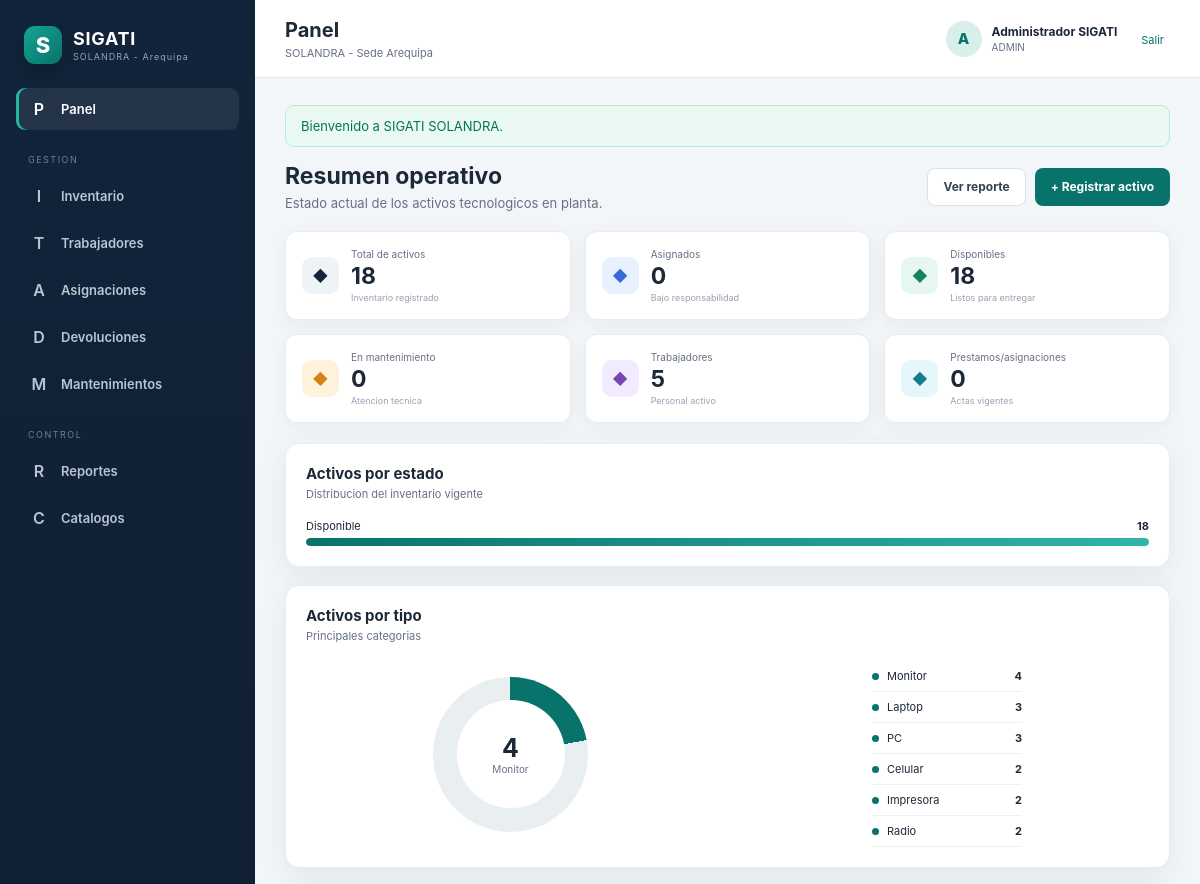
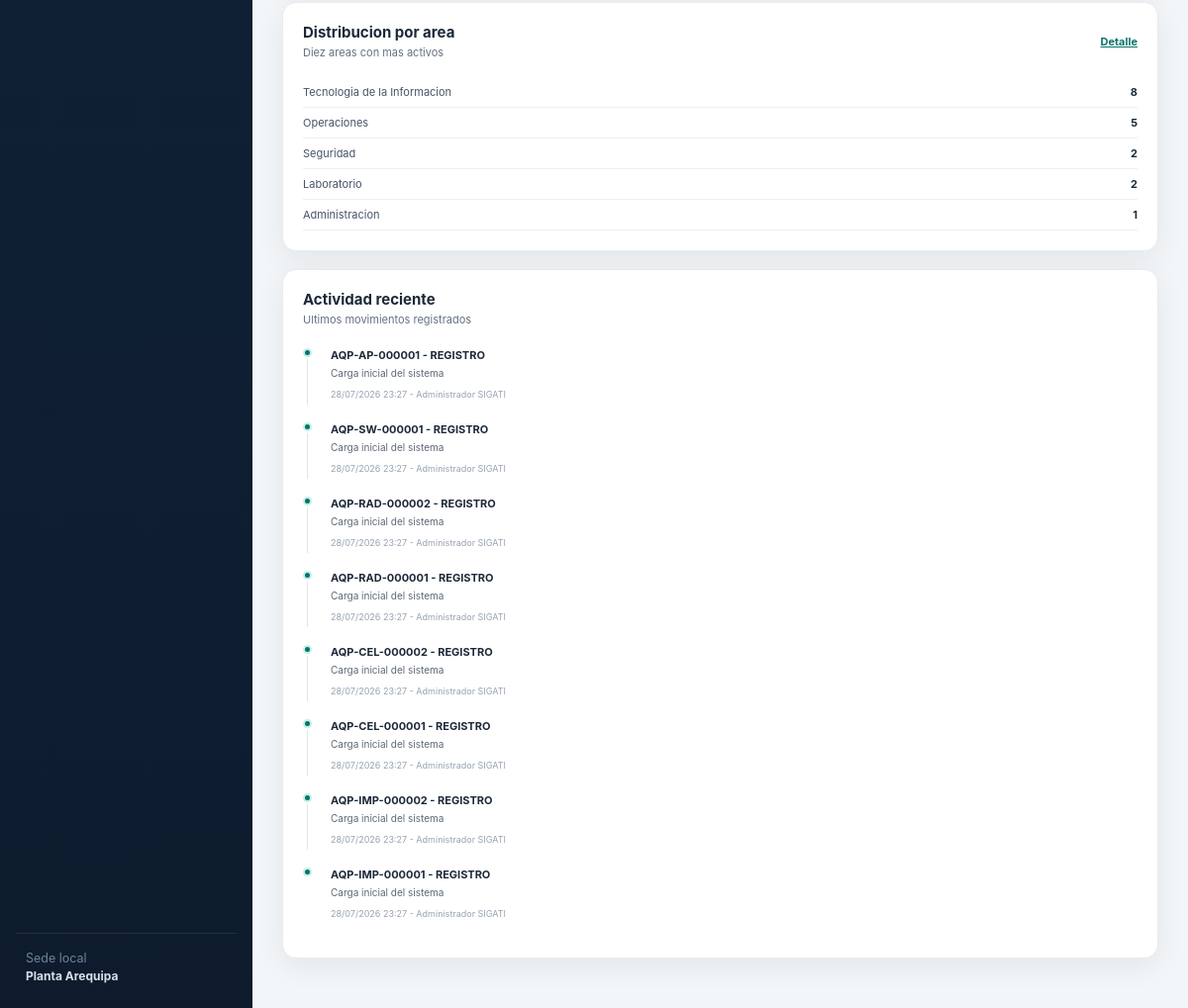
The app's page /sigati_solandra/public (signed in) with its own data (2 pictures, top to bottom).
### tables this page shows
CREATE TABLE usuarios (
  id INT UNSIGNED AUTO_INCREMENT PRIMARY KEY,
  rol_id INT UNSIGNED NOT NULL,
  nombre VARCHAR(120) NOT NULL,
  usuario VARCHAR(60) NOT NULL UNIQUE,
  correo VARCHAR(150) NULL UNIQUE,
  clave_hash VARCHAR(255) NOT NULL,
  activo TINYINT(1) NOT NULL DEFAULT 1,
  ultimo_ingreso_en DATETIME NULL,
  creado_en TIMESTAMP NOT NULL DEFAULT CURRENT_TIMESTAMP,
  actualizado_en TIMESTAMP NULL DEFAULT CURRENT_TIMESTAMP ON UPDATE CURRENT_TIMESTAMP,
  CONSTRAINT fk_users_role FOREIGN KEY (rol_id) REFERENCES roles(id)
);

CREATE TABLE estados_activo (
  id INT UNSIGNED AUTO_INCREMENT PRIMARY KEY,
  codigo VARCHAR(40) NOT NULL UNIQUE,
  nombre VARCHAR(100) NOT NULL UNIQUE,
  color VARCHAR(30) NOT NULL DEFAULT 'secondary',
  activo TINYINT(1) NOT NULL DEFAULT 1
);

CREATE TABLE tipos_activo (
  id INT UNSIGNED AUTO_INCREMENT PRIMARY KEY,
  nombre VARCHAR(100) NOT NULL UNIQUE,
  prefijo VARCHAR(8) NOT NULL UNIQUE,
  activo TINYINT(1) NOT NULL DEFAULT 1,
  creado_en TIMESTAMP NOT NULL DEFAULT CURRENT_TIMESTAMP
);

CREATE TABLE movimientos_activo (
  id BIGINT UNSIGNED AUTO_INCREMENT PRIMARY KEY,
  activo_id BIGINT UNSIGNED NOT NULL,
  tipo_movimiento VARCHAR(50) NOT NULL,
  tipo_referencia VARCHAR(40) NULL,
  referencia_id BIGINT UNSIGNED NULL,
  estado_origen_id INT UNSIGNED NULL,
  estado_destino_id INT UNSIGNED NULL,
  area_origen_id INT UNSIGNED NULL,
  area_destino_id INT UNSIGNED NULL,
  trabajador_origen_id INT UNSIGNED NULL,
  trabajador_destino_id INT UNSIGNED NULL,
  observaciones VARCHAR(500) NULL,
  usuario_id INT UNSIGNED NULL,
  creado_en TIMESTAMP NOT NULL DEFAULT CURRENT_TIMESTAMP,
  INDEX ix_movement_asset_date (activo_id,creado_en),
  CONSTRAINT fk_movement_asset FOREIGN KEY (activo_id) REFERENCES activos(id),
  CONSTRAINT fk_movement_from_status FOREIGN KEY (estado_origen_id) REFERENCES estados_activo(id),
  CONSTRAINT fk_movement_to_status FOREIGN KEY (estado_destino_id) REFERENCES estados_activo(id),
  CONSTRAINT fk_movement_from_area FOREIGN KEY (area_origen_id) REFERENCES areas(id),
  CONSTRAINT fk_movement_to_area FOREIGN KEY (area_destino_id) REFERENCES areas(id),
  CONSTRAINT fk_movement_from_employee FOREIGN KEY (trabajador_origen_id) REFERENCES trabajadores(id),
  CONSTRAINT fk_movement_to_employee FOREIGN KEY (trabajador_destino_id) REFERENCES trabajadores(id),
  CONSTRAINT fk_movement_user FOREIGN KEY (usuario_id) REFERENCES usuarios(id)
);

CREATE TABLE activos (
  id BIGINT UNSIGNED AUTO_INCREMENT PRIMARY KEY,
  uuid CHAR(36) NULL UNIQUE,
  codigo_activo VARCHAR(40) NOT NULL UNIQUE,
  codigo_anterior VARCHAR(80) NULL,
  tipo_activo_id INT UNSIGNED NOT NULL,
  marca_id INT UNSIGNED NULL,
  modelo_id INT UNSIGNED NULL,
  estado_id INT UNSIGNED NOT NULL,
  area_actual_id INT UNSIGNED NULL,
  ubicacion_id INT UNSIGNED NULL,
  trabajador_actual_id INT UNSIGNED NULL,
  numero_serie VARCHAR(150) NULL,
  nombre_equipo VARCHAR(120) NULL,
  direccion_ip VARCHAR(45) NULL,
  direccion_mac VARCHAR(30) NULL,
  imei1 VARCHAR(30) NULL,
  imei2 VARCHAR(30) NULL,
  numero_telefono VARCHAR(30) NULL,
  fecha_compra DATE NULL,
  numero_factura VARCHAR(80) NULL,
  proveedor_id INT UNSIGNED NULL,
  costo DECIMAL(12,2) NULL,
  fin_garantia DATE NULL,
  observaciones TEXT NULL,
  activo TINYINT(1) NOT NULL DEFAULT 1,
  creado_por INT UNSIGNED NULL,
  actualizado_por INT UNSIGNED NULL,
  creado_en TIMESTAMP NOT NULL DEFAULT CURRENT_TIMESTAMP,
  actualizado_en TIMESTAMP NULL DEFAULT CURRENT_TIMESTAMP ON UPDATE CURRENT_TIMESTAMP,
  INDEX ix_assets_search (codigo_activo,codigo_anterior,numero_serie),
  INDEX ix_assets_status (estado_id),
  INDEX ix_assets_area (area_actual_id),
  INDEX ix_assets_employee (trabajador_actual_id),
  CONSTRAINT fk_assets_type FOREIGN KEY (tipo_activo_id) REFERENCES tipos_activo(id),
  CONSTRAINT fk_assets_brand FOREIGN KEY (marca_id) REFERENCES marcas(id),
  CONSTRAINT fk_assets_model FOREIGN KEY (modelo_id) REFERENCES modelos(id),
  CONSTRAINT fk_assets_status FOREIGN KEY (estado_id) REFERENCES estados_activo(id),
  CONSTRAINT fk_assets_area FOREIGN KEY (area_actual_id) REFERENCES areas(id),
  CONSTRAINT fk_assets_location FOREIGN KEY (ubicacion_id) REFERENCES ubicaciones(id),
  CONSTRAINT fk_assets_employee FOREIGN KEY (trabajador_actual_id) REFERENCES trabajadores(id),
  CONSTRAINT fk_assets_supplier FOREIGN KEY (proveedor_id) REFERENCES proveedores(id),
  CONSTRAINT fk_assets_created_by FOREIGN KEY (creado_por) REFERENCES usuarios(id),
  CONSTRAINT fk_assets_updated_by FOREIGN KEY (actualizado_por) REFERENCES usuarios(id)
);

### app/Vistas/panel.php (the view, shortened to what the rows shown need)
<?php
$resumen = $resumen ?? [];
$porEstado = $porEstado ?? [];
$porTipo = $porTipo ?? [];
$porArea = $porArea ?? [];
$recientes = $recientes ?? [];
$total = max(1, (int) ($resumen['total_activos'] ?? 0));
$cards = [
    ['Total de activos', $resumen['total_activos'] ?? 0, 'Inventario registrado', 'navy'],
    ['Asignados', $resumen['activos_asignados'] ?? 0, 'Bajo responsabilidad', 'blue'],
    ['Disponibles', $resumen['activos_disponibles'] ?? 0, 'Listos para entregar', 'green'],
    ['En mantenimiento', $resumen['activos_mantenimiento'] ?? 0, 'Atencion tecnica', 'orange'],
    ['Trabajadores', $resumen['total_trabajadores'] ?? 0, 'Personal activo', 'purple'],
    ['Prestamos/asignaciones', $resumen['asignaciones_activas'] ?? 0, 'Actas vigentes', 'cyan'],
];
?>
<div class="page-actions">
    <div>
        <h2>Resumen operativo</h2>
        <p>Estado actual de los activos tecnologicos en planta.</p>
    </div>
    <div class="actions">
        <a class="btn btn-light" href="<?= url('reportes/inventario') ?>">Ver reporte</a>
        <a class="btn btn-primary" href="<?= url('activos/crear') ?>">+ Registrar activo</a>
    </div>
</div>
<div class="stat-grid">
    <?php foreach ($cards as [$label, $valor, $description, $tone]): ?>
        <article class="stat-card tone-<?= $tone ?>">
            <div class="stat-icon">&#9670;</div>
            <div>
                <span><?= e($label) ?></span>
                <strong><?= number_format((int) $valor) ?></strong>
                <small><?= e($description) ?></small>
            </div>
        </article>
    <?php endforeach; ?>
</div>
<div class="dashboard-grid">
    <section class="panel">
        <div class="panel-head">
            <div>
                <h3>Activos por estado</h3>
                <p>Distribucion del inventario vigente</p>
            </div>
        </div>
        <div class="bar-list">
            <?php foreach ($porEstado as $estado): ?>
                <?php $percent = round(((int) $estado['total'] / $total) * 100, 1); ?>
                <div class="bar-row">
                    <div class="bar-label">
                        <span><?= e($estado['nombre']) ?></span>
                        <b><?= (int) $estado['total'] ?></b>
                    </div>
                    <div class="bar-track">
                        <i style="width:<?= $percent ?>%"></i>
                    </div>
                </div>
            <?php endforeach; ?>
        </div>
    </section>
    <section class="panel">
        <div class="panel-head">
            <div>
                <h3>Activos por tipo</h3>
                <p>Principales categorias</p>
            </div>
        </div>
        <div class="donut-wrap">
            <div class="donut" style="--p:<?= min(100, round(((int) ($porTipo[0]['total'] ?? 0) / $total) * 100)) ?>">
                <div>
                    <strong><?= number_format((int) ($porTipo[0]['total'] ?? 0)) ?></strong>
                    <span><?= e($porTipo[0]['nombre'] ?? 'Activos') ?></span>
                </div>
            </div>
            <div class="legend-list">
                <?php foreach (array_slice($porTipo, 0, 6) as $tipo): ?>
                    <div>
                        <i></i>
                        <span><?= e($tipo['nombre']) ?></span>
                        <b><?= (int) $tipo['total'] ?></b>
                    </div>
                <?php endforeach; ?>
            </div>
        </div>
    </section>
    <section class="panel">
        <div class="panel-head">
            <div>
                <h3>Distribucion por area</h3>
                <p>Diez areas con mas activos</p>
            </div>
            <a href="<?= url('reportes/inventario') ?>">Detalle</a>
        </div>
        <div class="area-list">
            <?php foreach ($porArea as $area): ?>
                <div>
                    <span><?= e($area['nombre']) ?></span>
                    <b><?= (int) $area['total'] ?></b>
                </div>
            <?php endforeach; ?>
        </div>
    </section>
    <section class="panel">
        <div class="panel-head">
            <div>
                <h3>Actividad reciente</h3>
                <p>Ultimos movimientos registrados</p>
            </div>
        </div>
        <div class="timeline compact">
            <?php foreach ($recientes as $movimiento): ?>
                <div class="timeline-item">
                    <i></i>
                    <div>
                        <strong><?= e($movimiento['codigo_activo']) ?> - <?= e($movimiento['tipo_movimiento']) ?></strong>
                        <p><?= e($movimiento['observaciones'] ?: 'Movimiento registrado') ?></p>
                        <small>
                            <?= datetime_pe($movimiento['creado_en']) ?> - <?= e($movimiento['nombre_usuario'] ?? 'Sistema') ?>
                        </small>
                    </div>
                </div>
            <?php endforeach; ?>
        </div>
    </section>
</div>

### app/Nucleo/nucleo.php (shortened to what the rows shown need)
<?php
final class Config
{
    private static array $datos = [];
    public static function obtener(string $clave, mixed $default = null): mixed
    {
        [$archivo, $registro] = array_pad(explode('.', $clave, 2), 2, null);
        if (!isset(self::$datos[$archivo])) {
            $ruta = dirname(__DIR__, 2).'/config/'.$archivo.'.php';
            self::$datos[$archivo] = require $ruta;
        }
        return $registro === null
            ? self::$datos[$archivo]
            : (self::$datos[$archivo][$registro] ?? $default);
    }
}
final class BD
{
    private static ?PDO $pdo = null;
    public static function pdo(): PDO
    {
        $config = Config::obtener('base_datos');
        $dsn = sprintf(
            'mysql:host=%s;port=%s;dbname=%s;charset=%s',
            $config['servidor'],
            $config['puerto'],
            $config['nombre'],
            $config['codificacion']
        );
        self::$pdo = new PDO($dsn, $config['usuario'], $config['clave'], [
            PDO::ATTR_ERRMODE => PDO::ERRMODE_EXCEPTION,
            PDO::ATTR_DEFAULT_FETCH_MODE => PDO::FETCH_ASSOC,
            PDO::ATTR_EMULATE_PREPARES => false,
        ]);
        return self::$pdo;
    }
}
final class Flash
{
    public static function tomar(): array
    {
        $mensajes = $_SESSION['_flash'] ?? [];
        return $mensajes;
    }
}
final class Auth
{
    public static function usuario(): ?array
    {
        return $_SESSION['usuario'] ?? null;
    }
    public static function rol(): ?string
    {
        return $_SESSION['usuario']['nombre_rol'] ?? null;
    }
}
final class Vista
{
    public static function renderizar(string $vista, array $datos = [], string $plantilla = 'plantilla'): void
    {
        $archivo = dirname(__DIR__).'/Vistas/'.$vista.'.php';
        extract($datos, EXTR_SKIP);
        require $archivo;
        $contenido = ob_get_clean();
        require dirname(__DIR__).'/Vistas/'.$plantilla.'.php';
    }
}
abstract class Controlador
{
    protected function vista(string $vista, array $datos = [], string $plantilla = 'plantilla'): void
    {
        Vista::renderizar($vista, $datos, $plantilla);
    }
}
final class Router
{
    private array $rutas = [];
    public function get(string $ruta, array $manejador): void
    {
        $this->rutas[] = ['GET', $ruta, $manejador];
    }
    public function post(string $ruta, array $manejador): void
    {
        $this->rutas[] = ['POST', $ruta, $manejador];
    }
    public function dispatch(): void
    {
        $metodo = $_SERVER['REQUEST_METHOD'];
        $uri = parse_url($_SERVER['REQUEST_URI'], PHP_URL_PATH) ?: '/';
        $base = rtrim((string) Config::obtener('aplicacion.url_base'), '/');
        if ($base !== '' && str_starts_with($uri, $base)) {
            $uri = substr($uri, strlen($base));
        }
        $uri = '/'.trim($uri, '/');
        foreach ($this->rutas as [$metodoRuta, $ruta, $manejador]) {
            if ($metodoRuta !== $metodo) {
                continue;
            }
            $pattern = '#^'.preg_replace(
                '#\{[a-zA-Z_][a-zA-Z0-9_]*\}#',
                '([^/]+)',
                rtrim($ruta, '/')
            ).'/?$#';
            if (preg_match($pattern, $uri, $coincidencias)) {
                array_shift($coincidencias);
                [$clase, $accion] = $manejador;
                (new $clase())->$accion(...$coincidencias);
                return;
            }
        }
    }
}

### app/Vistas/plantilla.php (shortened to what the rows shown need)
<?php
$usuario = Auth::usuario();
$flashes = Flash::tomar();
$rutaActual = trim(parse_url($_SERVER['REQUEST_URI'] ?? '', PHP_URL_PATH) ?? '', '/');
function nav_activo(string $segmento, string $rutaActual): string
{
    return str_contains($rutaActual, $segmento) ? 'active' : '';
}
?>
<!doctype html>
<html lang="es">
<head>
    <link rel="stylesheet" href="<?= recurso('css/app.css') ?>">
</head>
<body>
<div class="app-shell">
    <aside class="sidebar" id="sidebar">
        <div class="brand">
            <div class="brand-mark">S</div>
            <div>
                <strong>SIGATI</strong>
                <small>SOLANDRA - Arequipa</small>
            </div>
        </div>
        <nav>
            <a class="<?= $rutaActual === trim(config('aplicacion.url_base'), '/') ? 'active' : '' ?>" href="<?= url() ?>">
                <span>P</span> Panel
            </a>
            <div class="nav-label">GESTION</div>
            <a class="<?= nav_activo('activos', $rutaActual) ?>" href="<?= url('activos') ?>">
                <span>I</span> Inventario
            </a>
            <a class="<?= nav_activo('trabajadores', $rutaActual) ?>" href="<?= url('trabajadores') ?>">
                <span>T</span> Trabajadores
            </a>
            <a class="<?= nav_activo('asignaciones', $rutaActual) ?>" href="<?= url('asignaciones') ?>">
                <span>A</span> Asignaciones
            </a>
            <a class="<?= nav_activo('devoluciones', $rutaActual) ?>" href="<?= url('devoluciones') ?>">
                <span>D</span> Devoluciones
            </a>
            <a class="<?= nav_activo('mantenimientos', $rutaActual) ?>" href="<?= url('mantenimientos') ?>">
                <span>M</span> Mantenimientos
            </a>
            <div class="nav-label">CONTROL</div>
            <a class="<?= nav_activo('reportes', $rutaActual) ?>" href="<?= url('reportes/inventario') ?>">
                <span>R</span> Reportes
            </a>
            <?php if (Auth::rol() === 'ADMIN'): ?>
                <a class="<?= nav_activo('catalogos', $rutaActual) ?>" href="<?= url('catalogos') ?>">
                    <span>C</span> Catalogos
                </a>
            <?php endif; ?>
        </nav>
        <div class="sidebar-foot">
            <small>Sede local</small>
            <strong>Planta Arequipa</strong>
        </div>
    </aside>
    <main class="main">
        <header class="topbar">
            <div>
                <h1><?= e($titulo ?? 'SIGATI') ?></h1>
                <p><?= e(config('aplicacion.empresa')) ?> - <?= e(config('aplicacion.sede')) ?></p>
            </div>
            <div class="user-menu">
                <div class="avatar"><?= e(strtoupper(substr($usuario['nombre'] ?? 'U', 0, 1))) ?></div>
                <div>
                    <strong><?= e($usuario['nombre'] ?? '') ?></strong>
                    <small><?= e($usuario['nombre_rol'] ?? '') ?></small>
                </div>
                <form action="<?= url('salir') ?>" method="post">
                    <button class="link-button" title="Cerrar sesion">Salir</button>
                </form>
            </div>
        </header>
        <section class="content">
            <?php foreach ($flashes as $flash): ?>
                <div class="alert alert-<?= e($flash['type']) ?>" data-auto-dismiss>
                    <?= e($flash['message']) ?>
                </div>
            <?php endforeach; ?>
            <?= $contenido ?>
        </section>
    </main>
</div>
</body>
</html>

### records on screen
usuarios: nombre "Administrador SIGATI"
estados_activo: nombre "Disponible", total "18", $percent 100 (drawn)
tipos_activo: nombre "Monitor", total "4"
tipos_activo: nombre "Laptop", total "3"
tipos_activo: nombre "PC", total "3"
tipos_activo: nombre "Celular", total "2"
tipos_activo: nombre "Impresora", total "2"
tipos_activo: nombre "Radio", total "2"
movimientos_activo: activo.codigo_activo "AQP-AP-000001", tipo_movimiento "REGISTRO", observaciones "Carga inicial del sistema", creado_en "28/07/2026 23:27", usuario.nombre "Administrador SIGATI"
movimientos_activo: activo.codigo_activo "AQP-SW-000001", tipo_movimiento "REGISTRO", observaciones "Carga inicial del sistema", creado_en "28/07/2026 23:27", usuario.nombre "Administrador SIGATI"
movimientos_activo: activo.codigo_activo "AQP-RAD-000002", tipo_movimiento "REGISTRO", observaciones "Carga inicial del sistema", creado_en "28/07/2026 23:27", usuario.nombre "Administrador SIGATI"
movimientos_activo: activo.codigo_activo "AQP-RAD-000001", tipo_movimiento "REGISTRO", observaciones "Carga inicial del sistema", creado_en "28/07/2026 23:27", usuario.nombre "Administrador SIGATI"
movimientos_activo: activo.codigo_activo "AQP-CEL-000002", tipo_movimiento "REGISTRO", observaciones "Carga inicial del sistema", creado_en "28/07/2026 23:27", usuario.nombre "Administrador SIGATI"
movimientos_activo: activo.codigo_activo "AQP-CEL-000001", tipo_movimiento "REGISTRO", observaciones "Carga inicial del sistema", creado_en "28/07/2026 23:27", usuario.nombre "Administrador SIGATI"
movimientos_activo: activo.codigo_activo "AQP-IMP-000002", tipo_movimiento "REGISTRO", observaciones "Carga inicial del sistema", creado_en "28/07/2026 23:27", usuario.nombre "Administrador SIGATI"
movimientos_activo: activo.codigo_activo "AQP-IMP-000001", tipo_movimiento "REGISTRO", observaciones "Carga inicial del sistema", creado_en "28/07/2026 23:27", usuario.nombre "Administrador SIGATI"

### other values on screen
$flash['message'] "Bienvenido a SIGATI SOLANDRA."
$label "Total de activos"
$valor "18"
$description "Inventario registrado"
$label "Asignados"
$valor "0"
$description "Bajo responsabilidad"
$label "Disponibles"
$description "Listos para entregar"
$label "En mantenimiento"
$description "Atencion tecnica"
$label "Trabajadores"
$valor "5"
$description "Personal activo"
$label "Prestamos/asignaciones"
